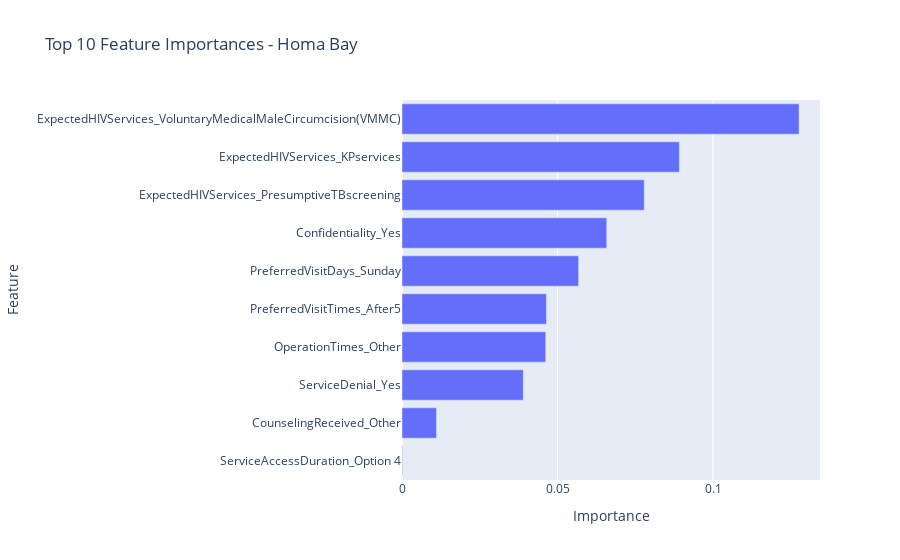

Source (notebook cell):
### Code cell
homabay_features = retrain_and_visualize_features('Homa Bay', data, best_model)

### Figure 1 — Plotly figure (JSON) as saved in the notebook; plotly's stock layout.template omitted (floating-point values rounded to 4 significant figures)
{"data": [{"alignmentgroup": "True", "hovertemplate": "Importance=%{x}<br>Feature=%{y}<extra></extra>", "legendgroup": "", "marker": {"color": "#636efa", "pattern": {"shape": ""}}, "name": "", "offsetgroup": "", "orientation": "h", "showlegend": false, "textposition": "auto", "type": "bar", "x": [0.0001699, 0.01109, 0.03899, 0.04622, 0.04644, 0.05678, 0.06583, 0.07788, 0.08917, 0.1277], "xaxis": "x", "y": ["ServiceAccessDuration_Option 4", "CounselingReceived_Other", "ServiceDenial_Yes", "OperationTimes_Other", "PreferredVisitTimes_After5", "PreferredVisitDays_Sunday", "Confidentiality_Yes", "ExpectedHIVServices_PresumptiveTBscreening", "ExpectedHIVServices_KPservices", "ExpectedHIVServices_VoluntaryMedicalMaleCircumcision(VMMC)"], "yaxis": "y"}], "layout": {"barmode": "relative", "legend": {"tracegroupgap": 0}, "title": {"text": "Top 10 Feature Importances - Homa Bay"}, "xaxis": {"anchor": "y", "domain": [0, 1], "title": {"text": "Importance"}}, "yaxis": {"anchor": "x", "domain": [0, 1], "title": {"text": "Feature"}}}}
